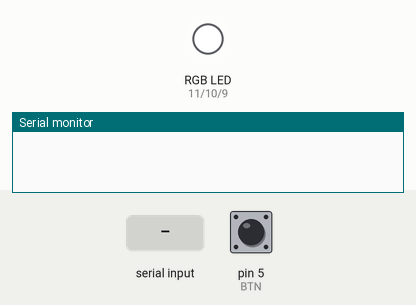
The sketch below on a simulated Arduino Uno, built with avr-gcc and run on an emulated ATmega328P. Shown: an RGB LED mixed from three pins (HIGH = lit), the last lines printed to the serial monitor. Dashed ring = blinking. The inputs (shaded band) are chosen by the test bench; at power-on: pin 5 (BTN) LOW. Dim RGB values are drawn brighter than linear.

Above: at 1.2 s.
1.3 s: pin 5 (BTN) pulled HIGH for 1 s
At 1.92 s:
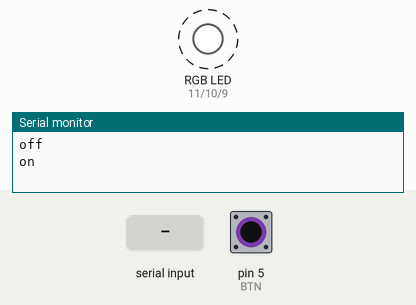
3.8 s: "90,45,200\n" received over Serial
At 4.7 s:
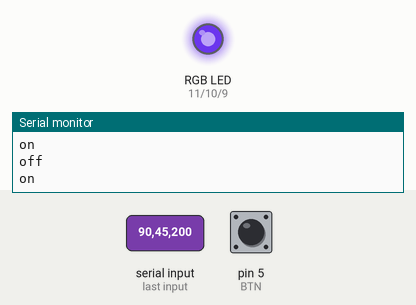
5.3 s: "30,150,10\n" received over Serial
At 5.9 s:
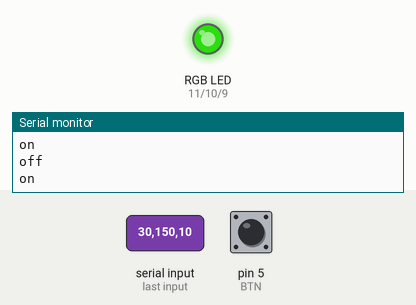
6.8 s: "90,45\n" received over Serial
At 8.8 s:
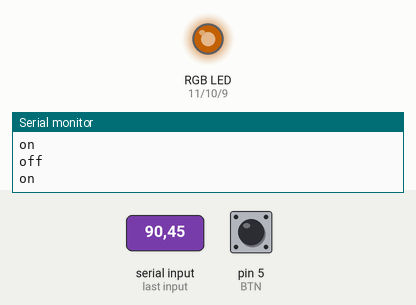
9.3 s: "30,150\n" received over Serial
At 10.8 s:
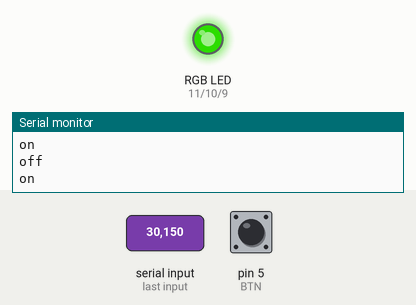
11.8 s: "5\n" received over Serial
At 14.4 s:
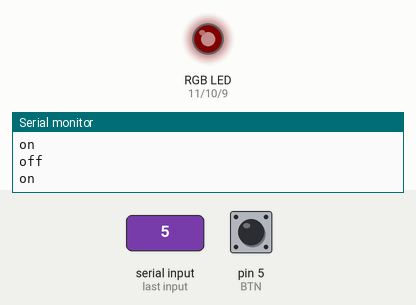
Timing chart, 0 to 15.8 s (numbered marks = the images above; inputs shaded):
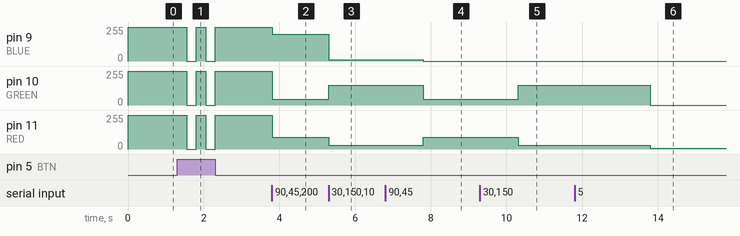

The sketch:

codigo.ino
```cpp
#define RED 11
#define GREEN 10
#define BLUE 9
#define BTN 5 //el boton está conectado con un pull_down en la proto

#define BAUD 9600

int red = 255;
int green = 255;
int blue = 255;
bool on = true;

void setup() {
  pinMode(RED, OUTPUT);
  analogWrite(RED, 255);
  pinMode(GREEN, OUTPUT);
  analogWrite(GREEN, 255);
  pinMode(BLUE, OUTPUT);
  analogWrite(BLUE, 255);

  Serial.begin(BAUD);

  pinMode(BTN, INPUT);

}

void turnOff() {
  on = false;
  analogWrite(RED, 0);
  analogWrite(GREEN, 0);
  analogWrite(BLUE, 0);
}

void updateColor(){
  analogWrite(RED, red);
  analogWrite(GREEN, green);
  analogWrite(BLUE, blue);
}

void turnOn() {
  on = true;
  updateColor();
}


void loop() {

  while (Serial.available() > 1) {
    // La trama que serice debe ser el valor de cada color separado con comas. 0 <= valor <= 255
    red = Serial.parseInt();
    green = Serial.parseInt();
    blue = Serial.parseInt();
    if(on) updateColor();
    //if(Serial.read() == '\n')
      //Leo el último caracter para que no vuelva a entrar en el while
    //serialFlag = true;
  }
  //El LED es de ánodo común por lo que invierto el valor 0 totalmente prendido, 255 apagado


  if(digitalRead(BTN)){
    delay(250);
    if(on){
      turnOff();
      Serial.println("off");
    } else {
      turnOn();
      Serial.println("on");
    }

  }
  /*if(serialFlag){
    Serial.print("RED ");
    Serial.println(red);
    Serial.print("GREEN ");
    Serial.println(green);
    Serial.print("BLUE ");
    Serial.println(blue);
    serialFlag = false;
  }*/
}
```

Measured:
- after the input at 1.3 s, pin 9 (BLUE), pin 10 (GREEN), pin 11 (RED): alternates 255/255 for 0.25 s and 0/255 for 0.25 s, 4 changes in all, then stays 255/255, starting after 0.25 s
- after the input at 3.8 s, pin 9 (BLUE): 255/255 → 200/255 at once; pin 10 (GREEN): 255/255 → 45/255 at once; pin 11 (RED): 255/255 → 90/255 at once
- after the input at 5.3 s, pin 9 (BLUE): 200/255 → 10/255 at once; pin 10 (GREEN): 45/255 → 150/255 at once; pin 11 (RED): 90/255 → 30/255 at once
- after the input at 6.8 s, pin 9 (BLUE): 10/255 → 0/255 after 1.0 s; pin 10 (GREEN): 150/255 → 45/255 after 1.0 s; pin 11 (RED): 30/255 → 90/255 after 1.0 s
- after the input at 9.3 s, pin 10 (GREEN): 45/255 → 150/255 after 1.0 s; pin 11 (RED): 90/255 → 30/255 after 1.0 s
- after the input at 11.8 s, pin 10 (GREEN): 150/255 → 0/255 after 2.0 s; pin 11 (RED): 30/255 → 5/255 after 2.0 s
